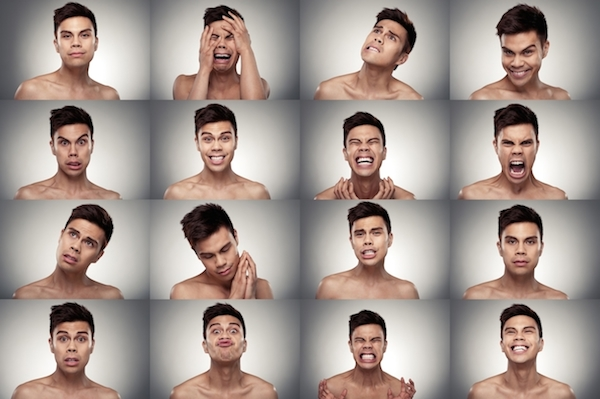
#> input picture project/reports/emotion_recognition/diff_emotions.jpg, 600 x 399 px
$ python -i utils.py   (imports and definitions only)
#> lines starting #> are read from the running program, lines starting #| are printed output that depends on the picture; after the words box and inside, x2 and y2 are one past the last pixel; in counts of white or black regions, pixels touching at a corner belong together
import sys
#workaround for openCV on osX
sys.path.append('/usr/local/lib/python3.6/site-packages')

# IMPORTANT: OPENCV 3 for Python 3 is needed, install it from :
# http://docs.opencv.org/3.0-beta/doc/tutorials/introduction/windows_install/windows_install.html
# or on MAC : brew install opencv3 --with-contrib --with-python3 --HEAD
# http://www.pyimagesearch.com/2016/12/19/install-opencv-3-on-macos-with-homebrew-the-easy-way/

import cv2
import matplotlib.pyplot as plt
import PIL
import numpy as np

from scipy.sparse import coo_matrix

# returns the array of 48x48 images of faces and the whole image with rectangles over the faces img_path = 'camera' or 'file.png' or 'file.jpg'
def get_faces_from_img(img_path):

    # The face recognition properties, recognizing only frontal face
#> called with img_path = 'diff_emotions.jpg'
    cascPath = 'haarcascade_frontalface_default.xml'

    # Create the haar cascade
    faceCascade = cv2.CascadeClassifier(cascPath)

    #read image and convert to grayscale
    if (img_path == 'camera'):
        video_capture = cv2.VideoCapture(0)
        ret, image = video_capture.read()
    else:
        image = cv2.imread(img_path,1)
#> image is the input picture: shape (399, 600, 3); mean B, G, R 145.5, 152.3, 165.6

    gray_img = cv2.cvtColor(image, cv2.COLOR_BGR2GRAY)
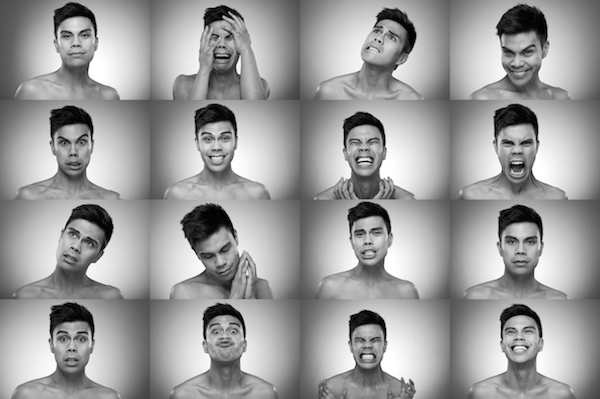
#> gray_img: shape (399, 600); min 0, max 255, mean 155.4

    # Detect faces in the image
    faces = faceCascade.detectMultiScale(
        gray_img,
        scaleFactor=1.1,
        minNeighbors=5,
        minSize=(30, 30)
    )
#> faces = 13 rows, first 6: [49, 14, 54, 54], [195, 17, 52, 52], [489, 30, 57, 57], [189, 116, 54, 54], [339, 122, 50, 50], [46, 120, 54, 54]

    #print("Found {0} faces in ".format(len(faces)), img_path, " !")

    #preparing an array to store each face img separately
    faces_imgs = np.zeros((len(faces),48,48))

    # iterate through the faces and save them into a separate array
    num_fac = 0;

    for (x, y, w, h) in faces:

        face_single = image[y:y+h,x:x+w];
        #resize to 48x48
        face_resized = cv2.resize(face_single, (48,48));
        #cv2.imwrite('Face'+str(num_fac)+'.png', face_resized)
        #taking only one color (because it's grey RGB)
        faces_imgs[num_fac] = face_resized[:,:,0]
        num_fac = num_fac+1;
#> this loop made 13 passes
#> (x, y, w, h) on passes 1 to 12: (49, 14, 54, 54), (195, 17, 52, 52), (489, 30, 57, 57), (189, 116, 54, 54), (339, 122, 50, 50), (46, 120, 54, 54), (493, 219, 56, 56), (495, 311, 50, 50), (345, 322, 46, 46), (489, 121, 56, 56), (342, 211, 53, 53), (199, 310, 51, 51)
#> pass 1, in get_faces_from_img, `face_single = image[y:y+h,x:x+w];`:
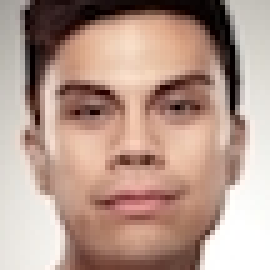
#> face_single: shape (54, 54, 3) (shown 5 times larger); mean B, G, R 140.9, 153.4, 181.6
#> pass 1, in get_faces_from_img, `face_resized = cv2.resize(face_single, (48,48));`:
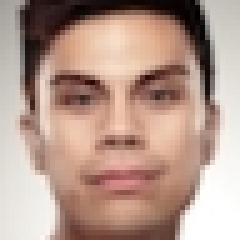
#> face_resized: shape (48, 48, 3) (shown 5 times larger); mean B, G, R 140.8, 153.3, 181.4
#> pass 2, in get_faces_from_img, `face_single = image[y:y+h,x:x+w];`:
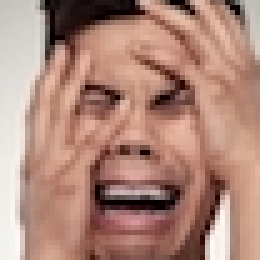
#> face_single: shape (52, 52, 3) (shown 5 times larger); mean B, G, R 121.8, 135.4, 174.5
#> pass 2, in get_faces_from_img, `face_resized = cv2.resize(face_single, (48,48));`:
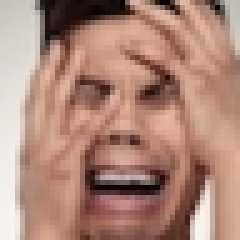
#> face_resized: shape (48, 48, 3) (shown 5 times larger); mean B, G, R 121.8, 135.3, 174.4
#> after the loop:
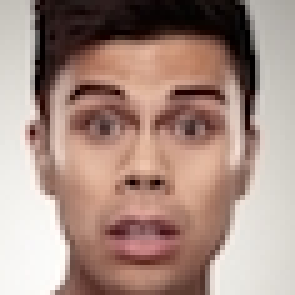
#> face_single: shape (59, 59, 3) (shown 5 times larger); mean B, G, R 130.9, 140.9, 166.8
#> after the loop, num_fac = 13
        #adding rectangles to faces

    # adding rectangles on faces in the image
    for (x, y, w, h) in faces:
        cv2.rectangle(image, (x, y), (x+w, y+h), (0, 255, 0), 1)
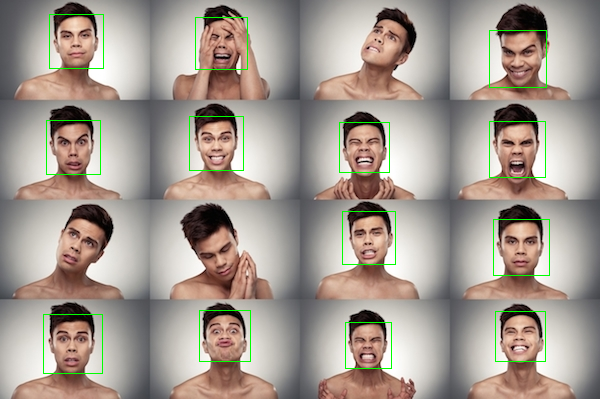
#> image: shape (399, 600, 3); 1.16% of pixels changed, all inside (x1, y1, x2, y2) = (43, 14, 550, 374)
    #cv2.imshow("Faces found", image)
    #cv2.imwrite('Faces_recognized.png', image)
    return faces_imgs, image

# [5 lines left out: function convert_to_one_hot, not called in this run]

#convert single vector to a value
def convert_from_one_hot(a):
     return np.argmax(a);

def get_min_max( img ):
    return np.min(np.min(img)),np.max(np.max(img))

# [5 lines left out: function remap, not called in this run]

#constrast stretch function
def contrast_stretch(img ):
    min, max = get_min_max( img );
    return remap(img, min, max)

#calculating partial accuracy (for each clas separately)
# [66 lines left out: functions calc_partial_accuracy, load_dataset, not called in this run]

>>> result = get_faces_from_img('diff_emotions.jpg')
